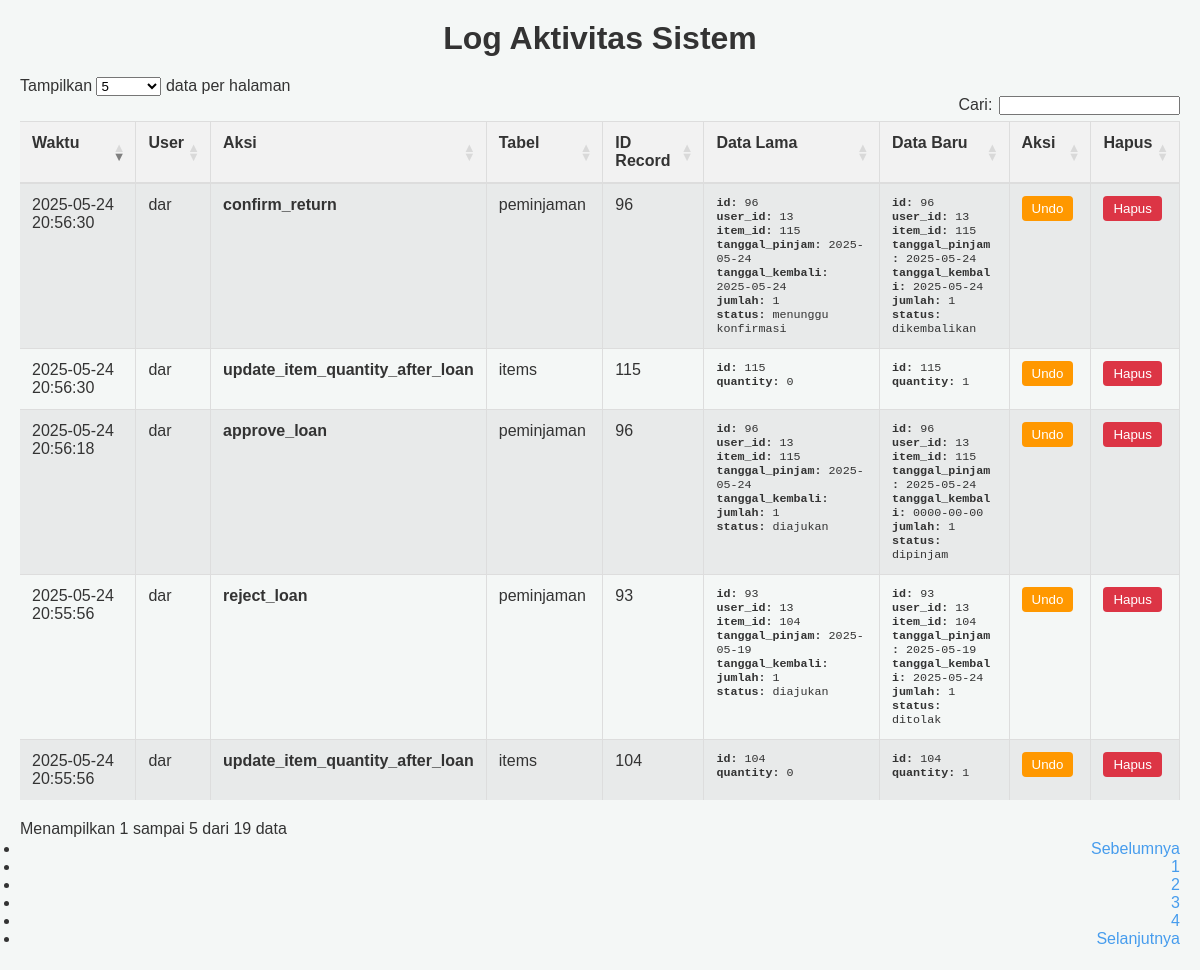
/logs.php (signed in), run on the app's committed database.
### tables this page shows
CREATE TABLE `logs` (
  `id` int(11) NOT NULL,
  `user_id` int(11) DEFAULT NULL,
  `action` varchar(50) NOT NULL,
  `table_name` varchar(50) DEFAULT NULL,
  `record_id` int(11) DEFAULT NULL,
  `old_data` longtext DEFAULT NULL CHECK (json_valid(`old_data`)),
  `new_data` longtext DEFAULT NULL CHECK (json_valid(`new_data`)),
  `timestamp` datetime DEFAULT current_timestamp()
);

CREATE TABLE `users` (
  `id` int(11) NOT NULL,
  `username` varchar(50) NOT NULL,
  `email` varchar(255) NOT NULL,
  `password` varchar(255) NOT NULL,
  `profile_picture` varchar(255) DEFAULT 'profile/default.jpg',
  `role` varchar(30) NOT NULL DEFAULT 'user',
  `theme_mode` enum('light','dark') NOT NULL DEFAULT 'light'
);

### logs.php (the view, shortened to what this page needs)
<?php
include "config.php";
$theme = isset($_SESSION['theme']) ? $_SESSION['theme'] : 'light';
$sql_logs = "SELECT l.*, u.username FROM logs l LEFT JOIN users u ON l.user_id = u.id ORDER BY l.timestamp DESC";
$result_logs = $conn->query($sql_logs);
function formatJsonData($json_data) {
    if ($json_data === null) return '- ';
    $data = json_decode($json_data, true);
    $output = '';
    foreach ($data as $key => $value) {
        $output .= "<strong>" . htmlspecialchars($key) . ":</strong> " . htmlspecialchars(print_r($value, true)) . "<br>";
    }
    return $output;
}
?>
<!DOCTYPE html>
<html lang="id">
<head>
  <link rel="stylesheet" href="style.css">
  <link rel="stylesheet" href="https://cdn.datatables.net/1.11.5/css/dataTables.bootstrap4.min.css">
</head>
<body class="<?php echo $theme; ?>">
  <div class="content">
    <h1>Log Aktivitas Sistem</h1>
    <table id="logTable" class="table table-striped table-bordered">
        <thead>
            <tr>
                <th>Waktu</th>
                <th>User</th>
                <th>Aksi</th>
                <th>Tabel</th>
                <th>ID Record</th>
                <th>Data Lama</th>
                <th>Data Baru</th>
                <th>Aksi</th>
                <th>Hapus</th>
            </tr>
        </thead>
        <tbody>
            <?php
            if ($result_logs->num_rows > 0) {
                while ($row = $result_logs->fetch_assoc()) {
            ?>
            <tr>
                <td><?php echo htmlspecialchars($row['timestamp']); ?></td>
                <td><?php echo htmlspecialchars($row['username'] ?? 'N/A'); ?></td>
                <td class="action"><?php echo htmlspecialchars($row['action']); ?></td>
                <td><?php echo htmlspecialchars($row['table_name'] ?? '- '); ?></td>
                <td><?php echo htmlspecialchars($row['record_id'] ?? '- '); ?></td>
                <td><pre class="old-data"><?php echo formatJsonData($row['old_data']); ?></pre></td>
                <td><pre class="new-data"><?php echo formatJsonData($row['new_data']); ?></pre></td>
                <td>
                    <?php
                     $undoable_actions = ['add_item', 'edit_item', 'delete_item', 'add_room', 'edit_room', 'delete_room', 'approve_loan', 'reject_loan', 'confirm_return', 'update_item_status', 'bulk_move_item', 'bulk_delete_item', 'start_item_repair', 'complete_maintenance_record', 'item_repair_completed', 'add_maintenance_record', 'update_item_quantity_after_loan'];
                     if (in_array($row['action'], $undoable_actions)) {
                    ?>
                    <button class="undo-btn" data-log-id="<?php echo $row['id']; ?>">Undo</button>
                    <?php
                     } else {
                         echo '- ';
                     }
                    ?>
                </td>
                <td>
                    <form method="post" action="logs.php" style="display:inline;">
                        <button type="submit" class="delete-btn" onclick="return confirm('Apakah Anda yakin ingin menghapus log ini?\nID Log: <?php echo $row['id']; ?>')">Hapus</button>
                    </form>
                </td>
            </tr>
            <?php
                }
            } else {
                echo "<tr><td colspan='9' style='text-align: center;'>Tidak ada log aktivitas.</td></tr>";
            }
            ?>
        </tbody>
    </table>
  </div>
</body>
</html>

### style.css (style rules this page uses)
* { margin: 0; padding: 0; box-sizing: border-box; }
body { font-family: 'Roboto', sans-serif; background: #f4f7f6; color: #333; padding: 20px; }
table { width: 100%; border-collapse: collapse; }
table th, table td { padding: 12px; border: 1px solid #ddd; text-align: left; }
table th { background: #f2f2f2; }
table tr:nth-child(even) { background: #f9f9f9; }

### logs.php (style rules this page uses)
body { margin: 0; padding: 20px; font-family: Arial, sans-serif; transition: background 0.3s, color 0.3s; }
.content { max-width: 1400px; margin: auto; }
h1 { text-align: center; margin-bottom: 20px; }
table { width: 100%; border-collapse: collapse; margin-top: 20px; }
th, td { border: 1px solid #ddd; padding: 10px; text-align: left; vertical-align: top; }
th { background-color: #f2f2f2; }
.action { font-weight: bold; }
.old-data, .new-data { font-size: 0.9em; word-break: break-word; white-space: pre-wrap; max-height: 200px; overflow-y: auto; }
.undo-btn, .delete-btn { color: white; border: none; padding: 5px 10px; border-radius: 4px; cursor: pointer; margin-right: 5px; }
.undo-btn { background-color: #ff9800; }
.delete-btn { background-color: #dc3545; }

### data on the page
logs: timestamp "2025-05-24 20:56:30", user.username "dar", action "confirm_return", table_name "peminjaman", record "96", key "id", old_data "96", key "user_id", old_data "13", key "item_id", old_data "115", key "tanggal_pinjam", old_data "2025-05-24", key "tanggal_kembali", key "jumlah", old_data "1", key "status", old_data "menunggu konfirmasi", new_data "96", new_data "13", new_data "115", new_data "2025-05-24", new_data "1", new_data "dikembalikan"
logs: timestamp "2025-05-24 20:56:30", user.username "dar", action "update_item_quantity_after_loan", table_name "items", record "115", key "id", old_data "115", key "quantity", old_data "0", new_data "115", new_data "1"
logs: timestamp "2025-05-24 20:56:18", user.username "dar", action "approve_loan", table_name "peminjaman", record "96", key "id", old_data "96", key "user_id", old_data "13", key "item_id", old_data "115", key "tanggal_pinjam", old_data "2025-05-24", key "tanggal_kembali", key "jumlah", old_data "1", key "status", old_data "diajukan", new_data "96", new_data "13", new_data "115", new_data "2025-05-24", new_data "0000-00-00", new_data "1", new_data "dipinjam"
logs: timestamp "2025-05-24 20:55:56", user.username "dar", action "reject_loan", table_name "peminjaman", record "93", key "id", old_data "93", key "user_id", old_data "13", key "item_id", old_data "104", key "tanggal_pinjam", old_data "2025-05-19", key "tanggal_kembali", key "jumlah", old_data "1", key "status", old_data "diajukan", new_data "93", new_data "13", new_data "104", new_data "2025-05-19", new_data "2025-05-24", new_data "1", new_data "ditolak"
logs: timestamp "2025-05-24 20:55:56", user.username "dar", action "update_item_quantity_after_loan", table_name "items", record "104", key "id", old_data "104", key "quantity", old_data "0", new_data "104", new_data "1"
